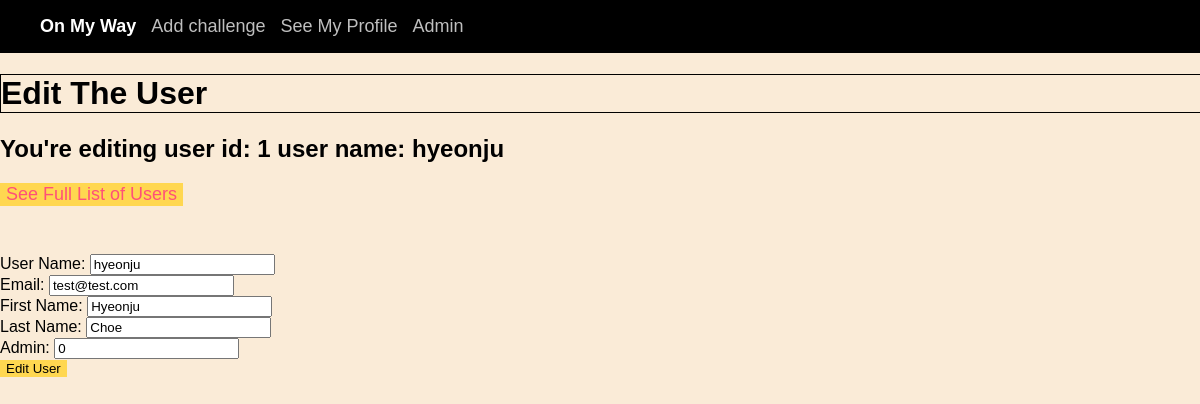
Page /index.php?action=admin_edit&id=1 on the committed database.
### tables this page shows
CREATE TABLE users (
  id int(11) NOT NULL AUTO_INCREMENT,
  username varchar(64) NOT NULL,
  password varchar(64) NOT NULL,
  first_name varchar(64) NOT NULL,
  last_name varchar(64) NOT NULL,
  email varchar(64) NOT NULL,
  created_date datetime NOT NULL,
  points_total int(11) DEFAULT '0',
  admin tinyint(1) NOT NULL,
  PRIMARY KEY (id)
);

### controller/adminContr.class.php (called while the page is built, shortened)
<?php
include './model/adminManager.php';
class AdminContr {
    public static function adminEdit(){
        $admin_edit_manager = new Admin();
        $id = $_GET['id'];
        $user = $admin_edit_manager->showEntry($id);
        include './view/adminEditView.php';
    }
}

### model/adminManager.php (called while the page is built, shortened)
<?php
class Admin extends Db {
    function showEntry($id)
    {
        $db = Db::connectDB();
        $users = $db->prepare('SELECT * FROM users WHERE id = ?');
        $users->execute([$id]);
        $user = $users->fetch();
        return $user;
    }
}

### view/adminEditView.php (the view, shortened to what this page needs)
<h1>Edit The User</h1>
<h2>You're editing user id: <?= $user['id'];?> user name: <?= $user['username'];?></h2>
<div class="btn">
    <button type="button">
    <a href="<?= ADMIN_PATH ?>">See Full List of Users</a>
    </button>
</div>
<form method="POST" action="" style="margin-top: 3rem;">
    <div>
        User Name: <input type="text" name="username" value=<?= isset($user['username'])? $user['username']:" ";?>><br>
        Email: <input type="text" name="email" value=<?= isset($user['email'])? $user['email']:" ";?>><br>
        First Name: <input type="text" name="first_name" value=<?= isset($user['first_name'])? $user['first_name']:" ";?>><br>
        Last Name: <input type="text" name="last_name" value=<?= isset($user['last_name'])? $user['last_name']:" ";?>><br>
        Admin: <input type="text" name="admin" value=<?= isset($user['admin'])? $user['admin']:" ";?>><br>
    </div>
    <div>
        <button type="submit" name="edit" value="edit">Edit User</button>
    </div>
</form>
<?php
    include 'template.php';
?>

### public/styles.css (style rules this page uses)
body { font-family: Verdana, Geneva, Tahoma, sans-serif; width: auto; background-color: antiquewhite; }
h1 { width: 100%; border: 1px solid black; background-color: antiquewhite; }
button { margin-right: 10px; background-color: #FFD750; border: none; text-align: left; }
a { color: #FF5078; text-decoration: none; font-size: large; }
html, body { margin: 0; }
html, body { height: 100%; margin: 0; padding: 0; }

### rows in the picture
users: id "1", username "hyeonju", email "test@test.com", first_name "Hyeonju", last_name "Choe", admin "0"
